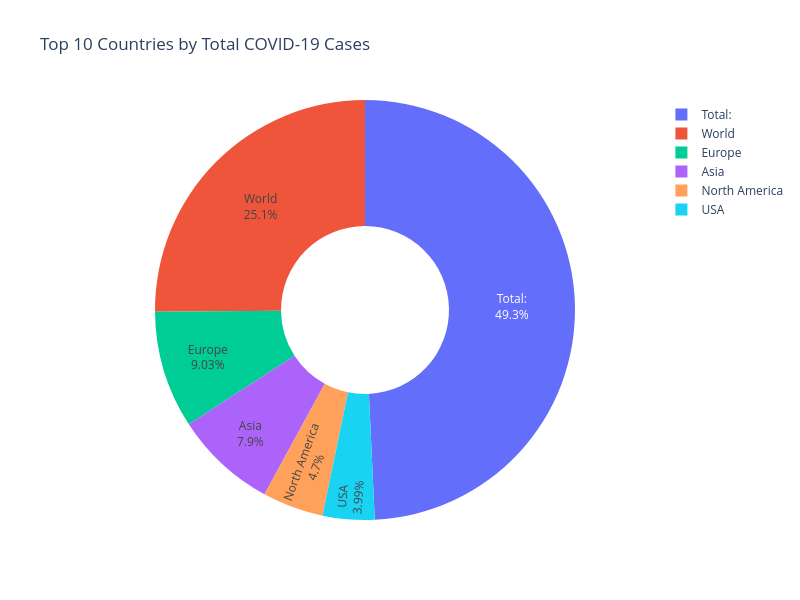

The notebook cell this image was saved under:
### Code cell
import plotly.express as px

# Top 10 countries by total cases
top10 = covid_df.sort_values("TotalCases", ascending=False).head(10)

fig = px.pie(
    top10,
    names="Country,Other",
    values="TotalCases",
    title="Top 10 Countries by Total COVID-19 Cases",
    hole=0.4   # Donut chart
)

fig.update_traces(
    textposition="inside",
    textinfo="percent+label"
)

fig.update_layout(
    width=800,
    height=600
)

fig.show()

### Figure 1 — Plotly figure (JSON) as saved in the notebook; plotly's stock layout.template omitted (floating-point values rounded to 4 significant figures)
{"data": [{"domain": {"x": [0, 1], "y": [0, 1]}, "hole": 0.4, "hovertemplate": "Country,Other=%{label}<br>TotalCases=%{value}<extra></extra>", "labels": ["Total:", "World", "Europe", "Total:", "Total:", "Asia", "Total:", "North America", "USA", "Total:"], "legendgroup": "", "name": "", "showlegend": true, "textinfo": "percent+label", "textposition": "inside", "type": "pie", "values": [704753890, 704753890, 253406198, 253406198, 221500265, 221500265, 131889132, 131889132, 111820082, 70200879]}], "layout": {"height": 600, "legend": {"tracegroupgap": 0}, "title": {"text": "Top 10 Countries by Total COVID-19 Cases"}, "width": 800}}
